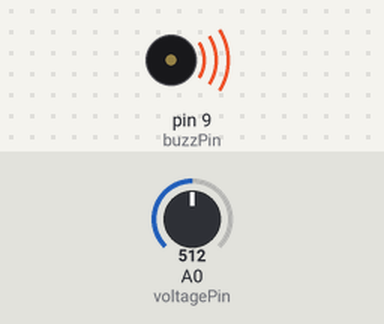
Bench run of a sketch on a simulated Arduino Uno, built with avr-gcc and run on an emulated ATmega328P. Shown: buzzer (waves = sounding). Inputs (shaded band) come from the test bench; at power-on: A0 (voltagePin) = 512.

Above: at 0.1 s.
Timing chart, 0 to 1.6 s (numbered marks = the images above):
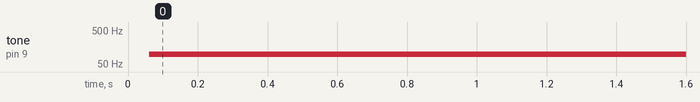

Measured:
- by itself, tone on pin 9 (buzzPin): silent → 98 Hz at 0.06 s

The sketch:

PassiveBuzzer.ino
```cpp
int buzzPin = 9;
int voltagePin = A0;
int voltage = 0;
void setup() {
  pinMode(buzzPin, OUTPUT);
  pinMode(voltagePin, INPUT);
  Serial.begin(9600);
}

void loop() {
  voltage = analogRead(voltagePin);
  int delayMicro = map(voltage, 0, 1023, 10000, 60);
  digitalWrite(buzzPin, HIGH);
  delayMicroseconds(delayMicro);
  digitalWrite(buzzPin, LOW);
  delayMicroseconds(delayMicro);
}
```
